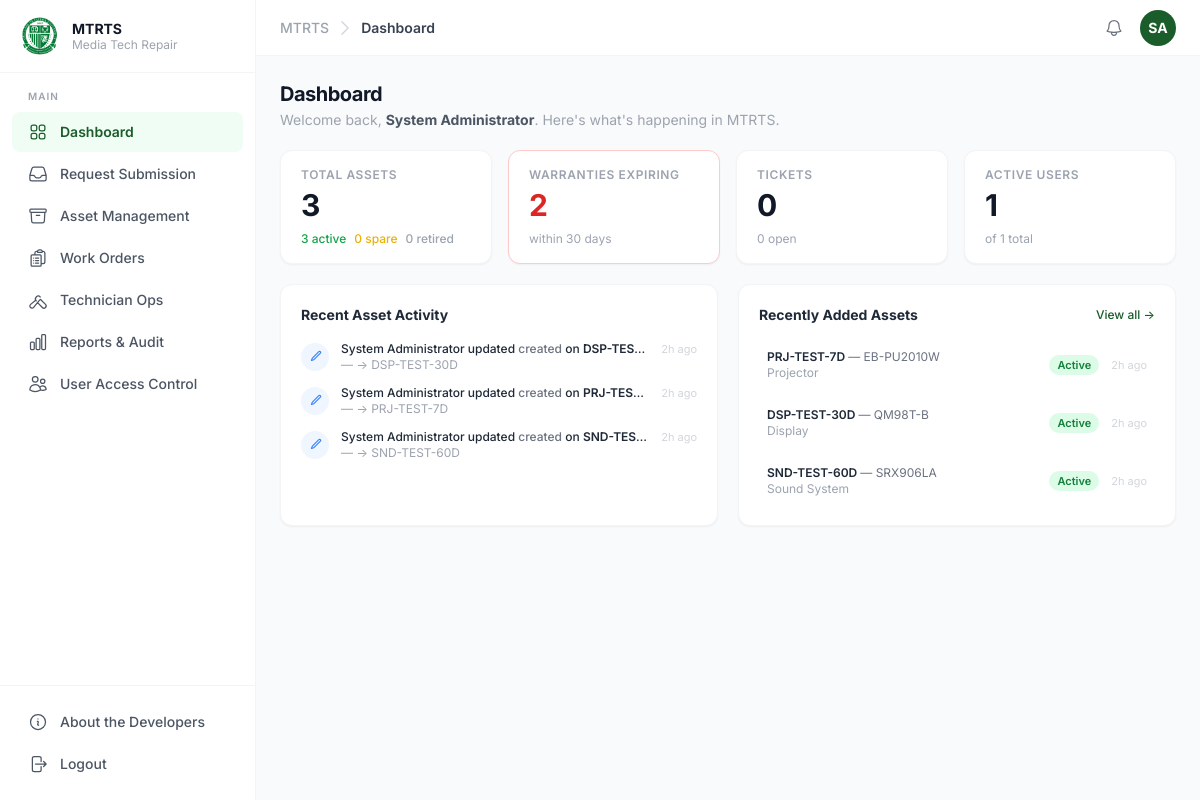
The app's page /modules/dashboard/index.php (signed in) with its own data.
### tables this page shows
CREATE TABLE asset_audit_log (
  log_id        INT           PRIMARY KEY AUTO_INCREMENT,
  asset_id      INT           NOT NULL,
  field_name    VARCHAR(100)  NOT NULL,
  old_value     TEXT          NULL,
  new_value     TEXT          NULL,
  changed_by    INT           NULL,
  changed_at    DATETIME      NOT NULL DEFAULT CURRENT_TIMESTAMP,
  change_reason VARCHAR(255)  NULL,

  FOREIGN KEY (asset_id)   REFERENCES assets(asset_id),
  FOREIGN KEY (changed_by) REFERENCES users(user_id)
);

CREATE TABLE users (
  user_id         INT           PRIMARY KEY AUTO_INCREMENT,
  email           VARCHAR(150)  NOT NULL UNIQUE,
  password_hash   VARCHAR(255)  NULL,
  full_name       VARCHAR(150)  NOT NULL,
  id_number       VARCHAR(50)   NULL UNIQUE,
  contact_number  VARCHAR(20)   NULL,
  position        VARCHAR(100)  NULL,
  profile_picture VARCHAR(255)  NULL,
  department_id   INT           NULL,
  role_id         INT           NOT NULL,
  is_active       TINYINT(1)    NOT NULL DEFAULT 1,
  created_at      DATETIME      NOT NULL DEFAULT CURRENT_TIMESTAMP,
  updated_at      DATETIME      NOT NULL DEFAULT CURRENT_TIMESTAMP ON UPDATE CURRENT_TIMESTAMP,
  last_login      DATETIME      NULL,

  FOREIGN KEY (department_id) REFERENCES departments(department_id),
  FOREIGN KEY (role_id) REFERENCES roles(role_id)
);

CREATE TABLE assets (
  asset_id         INT           PRIMARY KEY AUTO_INCREMENT,
  asset_tag        VARCHAR(50)   NOT NULL UNIQUE,
  serial_number    VARCHAR(100)  NULL,
  manufacturer     VARCHAR(100)  NOT NULL,
  model            VARCHAR(100)  NOT NULL,
  category_id      INT           NOT NULL,
  status           ENUM('active','spare','retired') NOT NULL DEFAULT 'active',
  location_id      INT           NULL,
  parent_asset_id  INT           NULL,
  install_date     DATE          NOT NULL,
  firmware_version VARCHAR(50)   NULL,
  network_info     VARCHAR(100)  NULL,
  bulb_hours       INT UNSIGNED  NULL,
  department_id    INT           NULL,
  owner_id         INT           NULL,
  qr_code_path     VARCHAR(255)  NULL,
  created_by       INT           NULL,
  created_at       DATETIME      NOT NULL DEFAULT CURRENT_TIMESTAMP,
  updated_at       DATETIME      NOT NULL DEFAULT CURRENT_TIMESTAMP ON UPDATE CURRENT_TIMESTAMP,

  FOREIGN KEY (category_id)     REFERENCES asset_categories(category_id),
  FOREIGN KEY (location_id)     REFERENCES locations(location_id),
  FOREIGN KEY (parent_asset_id) REFERENCES assets(asset_id),
  FOREIGN KEY (department_id)   REFERENCES departments(department_id),
  FOREIGN KEY (owner_id)        REFERENCES users(user_id),
  FOREIGN KEY (created_by)      REFERENCES users(user_id)
);

CREATE TABLE asset_categories (
  category_id    INT           PRIMARY KEY AUTO_INCREMENT,
  category_name  VARCHAR(100)  NOT NULL UNIQUE,
  has_bulb_hours TINYINT(1)    NOT NULL DEFAULT 0,
  description    VARCHAR(255)  NULL,
  created_at     DATETIME      NOT NULL DEFAULT CURRENT_TIMESTAMP,
  updated_at     DATETIME      NOT NULL DEFAULT CURRENT_TIMESTAMP ON UPDATE CURRENT_TIMESTAMP
);

### modules/dashboard/index.php (called while the page is built, shortened)
<?php
require_once '../../config/guard.php';
$asset_stats = ['total' => 0, 'active' => 0, 'spare' => 0, 'retired' => 0, 'expiring' => 0];
try {
    $row = $pdo->query("
        SELECT COUNT(*) AS total,
               SUM(status = 'active')  AS active,
               SUM(status = 'spare')   AS spare,
               SUM(status = 'retired') AS retired
        FROM assets
    ")->fetch();
    $asset_stats = array_merge($asset_stats, $row);
    $asset_stats['expiring'] = (int)$pdo->query("
        SELECT COUNT(*) FROM asset_warranty
        WHERE warranty_end BETWEEN CURDATE() AND DATE_ADD(CURDATE(), INTERVAL 30 DAY)
    ")->fetchColumn();
} catch (PDOException $e) {}
$user_stats = ['total' => 0, 'active' => 0];
try {
    $row = $pdo->query("
        SELECT COUNT(*) AS total, SUM(is_active = 1) AS active FROM users
    ")->fetch();
    $user_stats = $row;
} catch (PDOException $e) {}
$ticket_stats = ['total' => 0, 'open' => 0];
try {
    $row = $pdo->query("
        SELECT COUNT(*) AS total,
               SUM(status NOT IN ('closed','resolved')) AS open
        FROM tickets
    ")->fetch();
    $ticket_stats = $row;
} catch (PDOException $e) {}
$recent_activity = [];
try {
    $recent_activity = $pdo->query("
        SELECT l.field_name, l.old_value, l.new_value, l.changed_at,
               a.asset_tag, a.model,
               u.full_name AS changed_by_name
        FROM asset_audit_log l
        LEFT JOIN assets a ON l.asset_id = a.asset_id
        LEFT JOIN users  u ON l.changed_by = u.user_id
        ORDER BY l.changed_at DESC
        LIMIT 8
    ")->fetchAll();
} catch (PDOException $e) {}
$recent_assets = [];
try {
    $recent_assets = $pdo->query("
        SELECT a.asset_id, a.asset_tag, a.model, a.status, a.created_at,
               c.category_name, u.full_name AS created_by_name
        FROM assets a
        LEFT JOIN asset_categories c ON a.category_id = c.category_id
        LEFT JOIN users            u ON a.created_by   = u.user_id
        ORDER BY a.created_at DESC
        LIMIT 5
    ")->fetchAll();
} catch (PDOException $e) {}
require_once 'index.view.php';
require_once '../../includes/footer.php';

### modules/dashboard/index.view.php (the view, shortened to what this page needs)
<?php
function dash_time_ago(?string $dt): string {
    $diff = time() - strtotime($dt);
    if ($diff < 86400)  return floor($diff / 3600) . 'h ago';
    return date('M j, Y', strtotime($dt));
}
function dash_status_cls(string $status): string {
    return match($status) {
        'active'  => 'bg-green-100 text-green-700',
        'spare'   => 'bg-yellow-100 text-yellow-700',
        'retired' => 'bg-gray-100 text-gray-500',
        default   => 'bg-gray-100 text-gray-500',
    };
}
?>
<div class="mb-5">
  <h2 class="text-xl font-bold text-gray-900 tracking-tight">Dashboard</h2>
  <p class="text-sm text-gray-400 mt-0.5">
    Welcome back, <strong class="text-gray-600"><?= htmlspecialchars($_SESSION['full_name'] ?? '') ?></strong>.
    Here's what's happening in MTRTS.
  </p>
</div>
<div class="grid grid-cols-2 lg:grid-cols-4 gap-4 mb-5">
  <div class="bg-white rounded-xl border border-gray-100 shadow-sm px-5 py-4">
    <p class="text-xs font-semibold text-gray-400 uppercase tracking-wider">Total Assets</p>
    <p class="text-3xl font-bold text-gray-900 mt-1"><?= (int)$asset_stats['total'] ?></p>
    <div class="flex gap-2 mt-2 flex-wrap">
      <span class="text-xs text-green-600 font-medium"><?= (int)$asset_stats['active'] ?> active</span>
      <span class="text-xs text-yellow-500 font-medium"><?= (int)$asset_stats['spare'] ?> spare</span>
      <span class="text-xs text-gray-400 font-medium"><?= (int)$asset_stats['retired'] ?> retired</span>
    </div>
  </div>
  <div class="bg-white rounded-xl border <?= (int)$asset_stats['expiring'] > 0 ? 'border-red-200' : 'border-gray-100' ?> shadow-sm px-5 py-4">
    <p class="text-xs font-semibold text-gray-400 uppercase tracking-wider">Warranties Expiring</p>
    <p class="text-3xl font-bold <?= (int)$asset_stats['expiring'] > 0 ? 'text-red-600' : 'text-gray-900' ?> mt-1"><?= (int)$asset_stats['expiring'] ?></p>
    <p class="text-xs text-gray-400 mt-2">within 30 days</p>
  </div>
  <div class="bg-white rounded-xl border border-gray-100 shadow-sm px-5 py-4">
    <p class="text-xs font-semibold text-gray-400 uppercase tracking-wider">Tickets</p>
    <p class="text-3xl font-bold text-gray-900 mt-1"><?= (int)$ticket_stats['total'] ?></p>
    <p class="text-xs text-gray-400 mt-2"><?= (int)$ticket_stats['open'] ?> open</p>
  </div>
  <div class="bg-white rounded-xl border border-gray-100 shadow-sm px-5 py-4">
    <p class="text-xs font-semibold text-gray-400 uppercase tracking-wider">Active Users</p>
    <p class="text-3xl font-bold text-gray-900 mt-1"><?= (int)$user_stats['active'] ?></p>
    <p class="text-xs text-gray-400 mt-2">of <?= (int)$user_stats['total'] ?> total</p>
  </div>
</div>
<div class="grid grid-cols-1 lg:grid-cols-2 gap-5">
  <div class="bg-white rounded-xl border border-gray-100 shadow-sm p-5">
    <h3 class="text-sm font-bold text-gray-800 mb-4">Recent Asset Activity</h3>
    <?php if (empty($recent_activity)): ?>
      <p class="text-sm text-gray-400 text-center py-8">No activity recorded yet.</p>
    <?php else: ?>
      <div class="space-y-3">
        <?php foreach ($recent_activity as $ev): ?>
        <div class="flex items-start gap-3">
          <div class="w-7 h-7 rounded-full bg-blue-50 text-blue-500 flex items-center justify-center flex-shrink-0 mt-0.5">
            <svg class="w-3.5 h-3.5" fill="none" viewBox="0 0 24 24" stroke="currentColor" stroke-width="2">
              <path stroke-linecap="round" stroke-linejoin="round" d="M16.862 4.487l1.687-1.688a1.875 1.875 0 112.652 2.652L10.582 16.07a4.5 4.5 0 01-1.897 1.13L6 18l.8-2.685a4.5 4.5 0 011.13-1.897l8.932-8.931z"/>
            </svg>
          </div>
          <div class="flex-1 min-w-0">
            <p class="text-xs font-medium text-gray-800 truncate">
              <?= htmlspecialchars($ev['changed_by_name'] ?? 'Unknown') ?>
              updated <span class="text-gray-500"><?= htmlspecialchars($ev['field_name']) ?></span>
              on <span class="font-semibold"><?= htmlspecialchars($ev['asset_tag'] ?? '—') ?></span>
            </p>
            <p class="text-xs text-gray-400 truncate">
              <?= htmlspecialchars($ev['old_value'] ?? '—') ?> → <?= htmlspecialchars($ev['new_value'] ?? '—') ?>
            </p>
          </div>
          <span class="text-[11px] text-gray-300 flex-shrink-0"><?= dash_time_ago($ev['changed_at']) ?></span>
        </div>
        <?php endforeach; ?>
      </div>
    <?php endif; ?>
  </div>
  <div class="bg-white rounded-xl border border-gray-100 shadow-sm p-5">
    <div class="flex items-center justify-between mb-4">
      <h3 class="text-sm font-bold text-gray-800">Recently Added Assets</h3>
      <a href="<?= BASE_URL ?>modules/assets/index.php"
         class="text-xs text-olfu-green hover:underline font-medium">View all →</a>
    </div>
    <?php if (empty($recent_assets)): ?>
      <p class="text-sm text-gray-400 text-center py-8">No assets added yet.</p>
    <?php else: ?>
      <div class="space-y-2.5">
        <?php foreach ($recent_assets as $a): ?>
        <a href="<?= BASE_URL ?>modules/assets/view.php?id=<?= $a['asset_id'] ?>"
           class="flex items-center gap-3 p-2 rounded-lg hover:bg-gray-50 transition-colors duration-100 group">
          <div class="flex-1 min-w-0">
            <p class="text-xs font-semibold text-gray-800 truncate group-hover:text-olfu-green transition-colors">
              <?= htmlspecialchars($a['asset_tag']) ?>
              <?php if ($a['model']): ?>
                <span class="font-normal text-gray-500">— <?= htmlspecialchars($a['model']) ?></span>
              <?php endif; ?>
            </p>
            <p class="text-xs text-gray-400 truncate"><?= htmlspecialchars($a['category_name'] ?? '—') ?></p>
          </div>
          <span class="inline-flex items-center px-2 py-0.5 rounded-full text-[11px] font-semibold <?= dash_status_cls($a['status']) ?>">
            <?= htmlspecialchars(ucfirst($a['status'])) ?>
          </span>
          <span class="text-[11px] text-gray-300 flex-shrink-0"><?= dash_time_ago($a['created_at']) ?></span>
        </a>
        <?php endforeach; ?>
      </div>
    <?php endif; ?>
  </div>
</div>

### public/assets/css/typography.css (style rules this page uses)
*, *::before, *::after { font-family: 'Inter', ui-sans-serif, system-ui, -apple-system, sans-serif; }

### records on screen
asset_audit_log: changed_by.full_name "System Administrator", field_name "created", asset.asset_tag "DSP-TES…", old_value "—", new_value "DSP-TEST-30D", changed_at "2h ago"
asset_audit_log: changed_by.full_name "System Administrator", field_name "created", asset.asset_tag "PRJ-TES…", old_value "—", new_value "PRJ-TEST-7D", changed_at "2h ago"
asset_audit_log: changed_by.full_name "System Administrator", field_name "created", asset.asset_tag "SND-TES…", old_value "—", new_value "SND-TEST-60D", changed_at "2h ago"
assets: asset_tag "PRJ-TEST-7D", model "EB-PU2010W", category.category_name "Projector", status "Active", created_at "2h ago"
assets: asset_tag "DSP-TEST-30D", model "QM98T-B", category.category_name "Display", status "Active", created_at "2h ago"
assets: asset_tag "SND-TEST-60D", model "SRX906LA", category.category_name "Sound System", status "Active", created_at "2h ago"

### other values on screen
$label "Request Submission"
$label "Asset Management"
$label "Work Orders"
$label "Technician Ops"
$label "Reports & Audit"
$label "User Access Control"
$page_title "Dashboard"
$initials "SA"
$_SESSION['full_name'] "System Administrator"
$asset_stats['total'] "3"
$asset_stats['active'] "3"
$asset_stats['spare'] "0"
$asset_stats['retired'] "0"
$asset_stats['expiring'] "2"
$ticket_stats['total'] "0"
